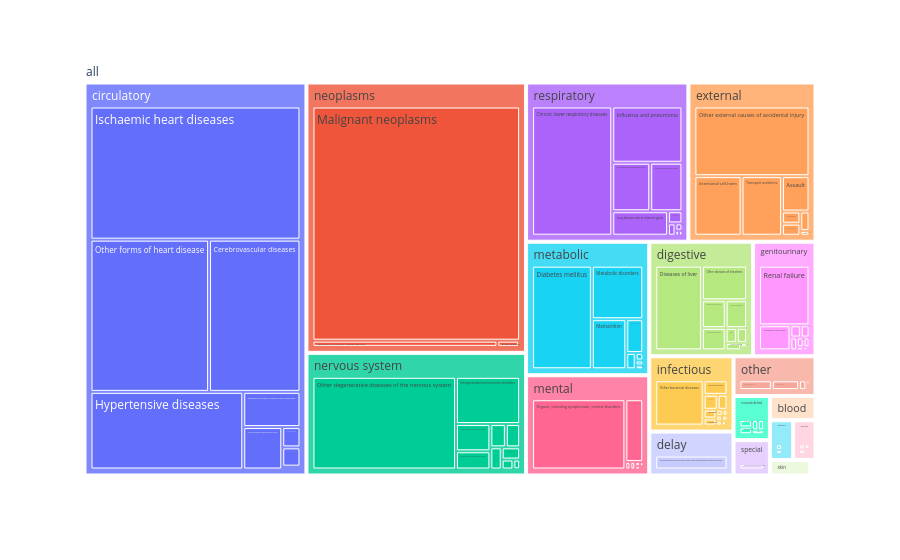

Notebook source saved alongside this figure:
### Code cell
fig = px.treemap(
    cod_all[(cod_all[CATEGORY_COL] != "total") & (cod_all["year"] == 2025)],
    path=[px.Constant("all"), CATEGORY_COL, "icd_sub_chapter"],
    values="deaths",
)
fig

### Figure 1 — Plotly figure (JSON) as saved in the notebook; plotly's stock layout.template omitted (floating-point values rounded to 4 significant figures; data arrays with more than 128 entries replaced by an {"elided": "..."} marker saying what was removed)
{"data": [{"branchvalues": "total", "domain": {"x": [0, 1], "y": [0, 1]}, "hovertemplate": "labels=%{label}<br>deaths=%{value}<br>parent=%{parent}<br>id=%{id}<extra></extra>", "ids": {"elided": "173 str values"}, "labels": {"elided": "173 str values"}, "name": "", "parents": {"elided": "173 str values"}, "type": "treemap", "values": {"elided": "173 float values"}}], "layout": {"legend": {"tracegroupgap": 0}, "margin": {"t": 60}}}
